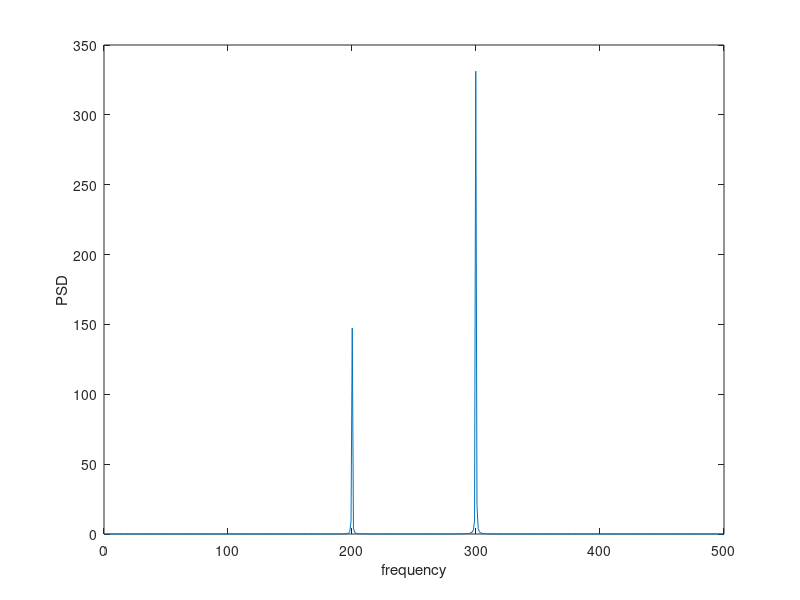
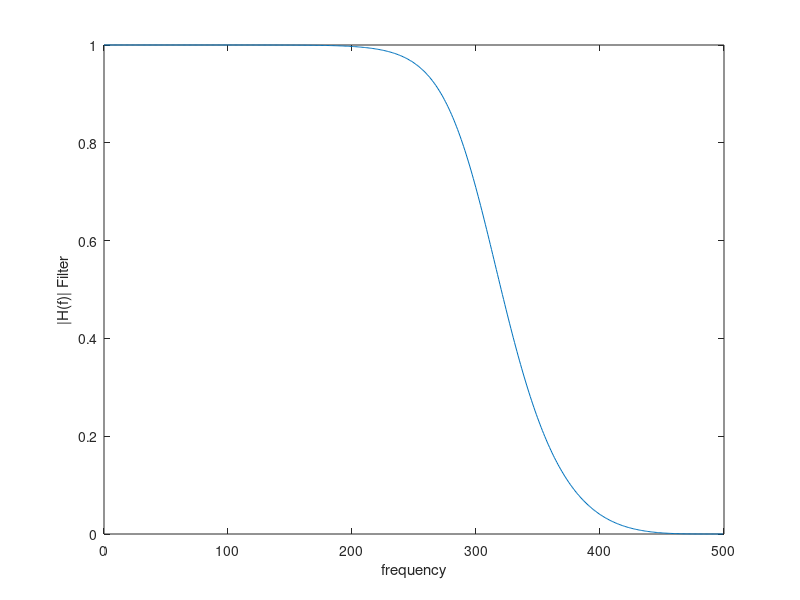
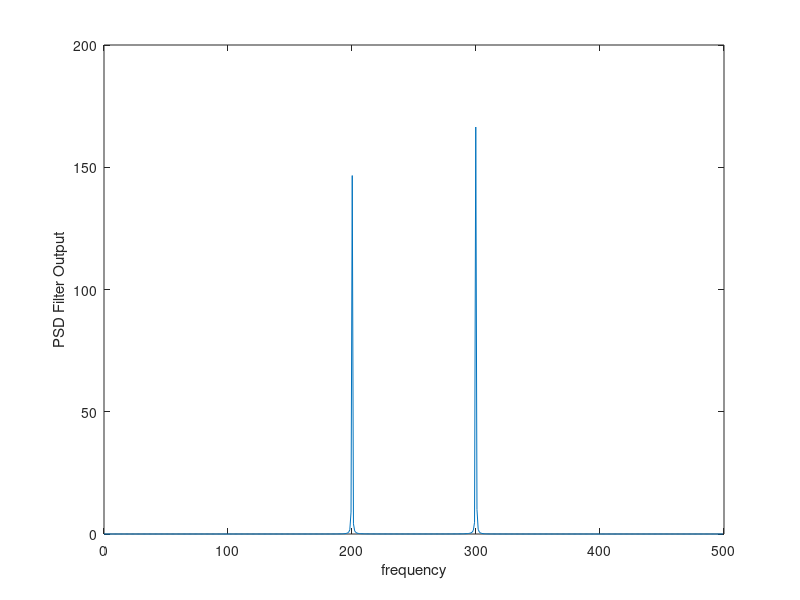
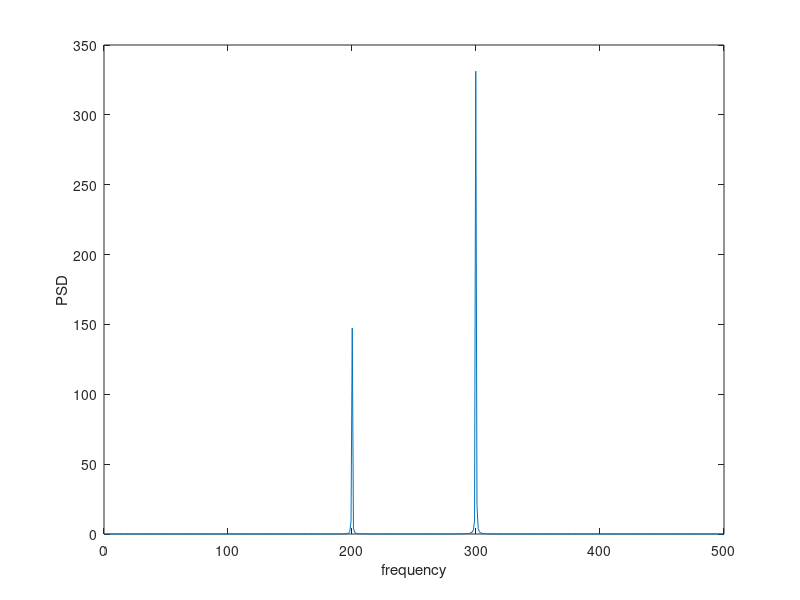

Write MATLAB code to recreate these figures, in order.
clc;
clear;

%% Task 2, script

%echo on
ts =0.001; % sample period
fs =1/ts;
t = [0:ts:10]; %time variable
x=0.8*cos(2*pi*200*t)+1.2*cos(2*pi*300*t); % signal with two frequencies
pwr = sum(x.*x)/length(t) %average power in signal
xd = fft(x,1024); %discrete transform
psd = ts*abs(xd).^2; %power spectral density
[b,a] = butter(4,300/500); %300 Hz cut-off, & returns b and a coefficients for H(z)
[h,w] = freqz(b,a,512); %provides complex frequency response from coefficients
h2 = abs(h).^2; %transfer function squared
f = w*500/pi; %converts normalized angular frequency to frequency
pxsd = psd(1:512); %positive frequency portion of power spectral density
%pause %Press key to see power spectral density of signal
figure(1);
plot(f,pxsd);
xlabel('frequency');
ylabel('PSD')
%pause %Press key to see filter response
figure(2);
plot(f,abs(h));
xlabel('frequency');
ylabel('|H(f)| Filter')
popsd = pxsd.*h2';
%pause %Press key to see output psd
figure(3);
plot(f,popsd);
xlabel('frequency');
ylabel('PSD Filter Output')

%% Task 2, part 2
% 8th order Butterworth with a cutoff of 100Hz

%echo on
ts = 0.001; 
fs = 1/ts;
t = [0:ts:10]; 
x = 0.8*cos(2*pi*200*t)+1.2*cos(2*pi*300*t); 
pwr = sum(x.*x)/length(t) 
xd = fft(x,1024);
psd = ts*abs(xd).^2; 
[b,a] = butter(8,100/500) 
[h,w] = freqz(b,a,512); 
h2 = abs(h).^2;
f = w*500/pi; 
pxsd = psd(1:512);
%pause 
figure(4)
plot(f,pxsd);xlabel('frequency');
ylabel('PSD')
%pause
figure(5)
plot(f,abs(h));
xlabel('frequency');
ylabel('|H(f)| Filter')
popsd = pxsd.*h2';
%pause
figure(6)
plot(f,popsd);
xlabel('frequency');
ylabel('PSD Filter Output')

%% Task 2, part 3
% 50 and 100Hz signal considering 8th order Butterworth with a cutoff of 100Hz

%echo on
ts = 0.001;
fs = 1/ts;
t = [0:ts:10]; 
x = 0.8*cos(2*pi*50*t) + 1.2 * cos(2*pi*100*t);
pwr = sum (x .*x)/length(t);    
xd = fft(x,1024);   
psd = ts*abs(xd).^2;    
[b,a] = butter(8,100/500);  
[h,w] = freqz(b,a,512);     
h2 = abs(h).^2;    
f = w*500/pi;       
pxsd = psd(1:512);    
%pause               
figure(7)
plot(f,pxsd);
xlabel('frequency');
ylabel('PSD');
%pause
figure(8);
plot(f,abs(h));
xlabel('frequency');
ylabel('|H(f)| Filter');
popsd = pxsd.*h2';
%pause                   
figure(9)
plot(f,popsd)
xlabel('frequency');
ylabel('PSD Filter Output');